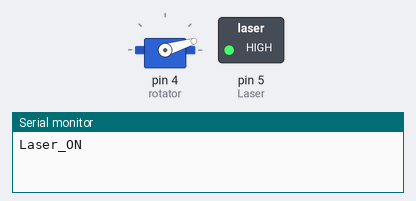
Recording of a sketch running on a simulated Arduino Uno, built with avr-gcc and run on an emulated ATmega328P. Parts: servo, switched loads named in the sketch (green lamp = pin HIGH), the last lines printed to the serial monitor. Pins used as bus, display or sensor lines are not drawn.

Above: at 0.05 s.
At 4.5 s:
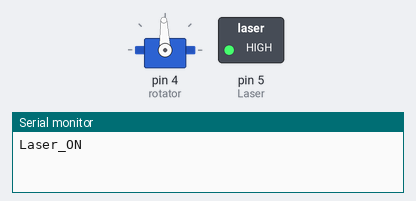
At 8.95 s:
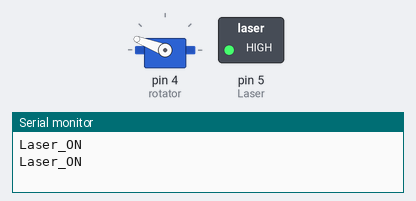
At 17.85 s:
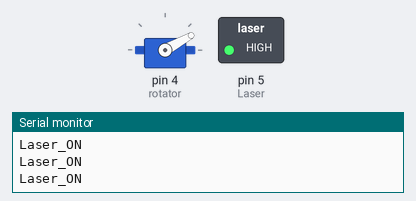
Timing chart, 0 to 20.8 s (numbered marks = the images above):
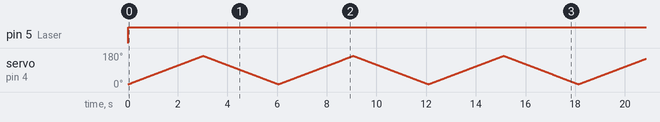

The sketch:

10_Laser.ino
```cpp
#include <Servo.h>
Servo servo;

int Vcc = 11;
int Laser = 5;
int rotator = 4;

void setup() {
  // put your setup code here, to run once:
  pinMode(Laser, OUTPUT);
  pinMode(Vcc, OUTPUT);
  servo.attach(rotator);
  Serial.begin(9600);
}

void loop() {
  // put your main code here, to run repeatedly:
  digitalWrite(Laser, HIGH);
  digitalWrite(Vcc, HIGH);
  Serial.println("Laser_ON");

  for(int i = 15; i <= 165; i++){
    servo.write(i);
    delay(20);
  }
  for(int j = 165; j > 15; j--){
    servo.write(j);
    delay(20);
  }

}
```

Measured:
- by itself, pin 5 (Laser): LOW → HIGH at 0.00 s
